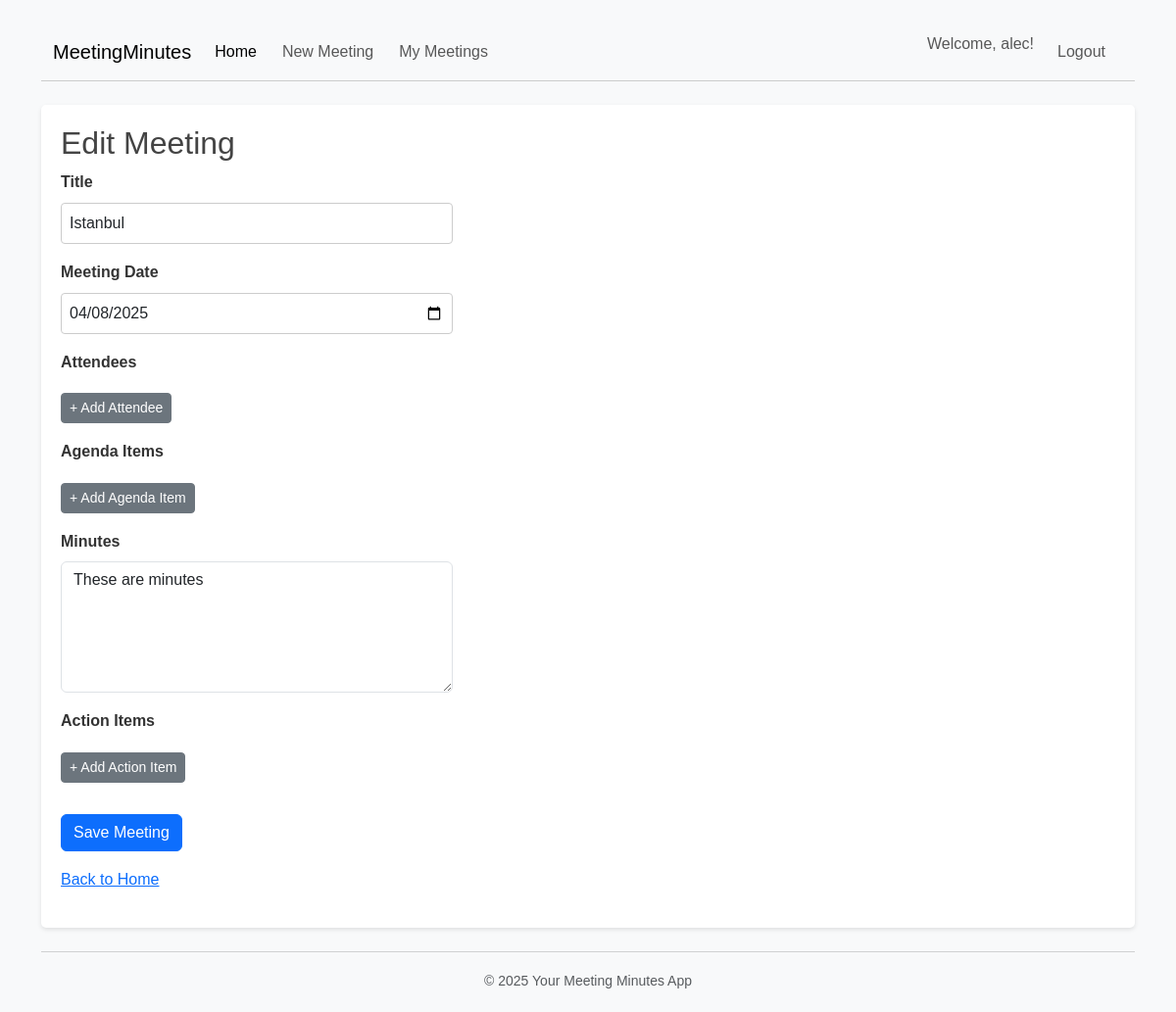
/meeting/1/edit (signed in), run on the app's committed database.
### app.py (models this page shows, shortened)
class User(db.Model, UserMixin):
    id = db.Column(db.Integer, primary_key=True)
    username = db.Column(db.String(20), unique=True, nullable=False)
    password_hash = db.Column(db.String(60), nullable=False)
    meetings = db.relationship('Meeting', backref='author', lazy=True)
    pass

class Meeting(db.Model):
    id = db.Column(db.Integer, primary_key=True)
    title = db.Column(db.String(100), nullable=False) # Meeting title, required
    meeting_date = db.Column(db.DateTime, nullable=False, default=datetime.datetime.utcnow)
    attendees = db.Column(db.Text, nullable=True) # Optional for now
    agenda = db.Column(db.Text, nullable=False) # Required
    minutes = db.Column(db.Text, nullable=True) # Optional
    action_items = db.Column(db.Text, nullable=True) # Optional
    date_posted = db.Column(db.DateTime, nullable=False, default=datetime.datetime.utcnow)
    user_id = db.Column(db.Integer, db.ForeignKey('user.id'), nullable=False)

### app.py (the view)
@app.route("/meeting/<int:meeting_id>/edit", methods=['GET', 'POST'])
@login_required
def edit_meeting(meeting_id):
    meeting = Meeting.query.get_or_404(meeting_id)
    if meeting.author != current_user:
        abort(403)
    form = MeetingForm()
    if form.validate_on_submit(): # Handle POST request
        agenda_list_from_form = form.agenda_items.data
        agenda_list_filtered = [item for item in agenda_list_from_form if isinstance(item, str) and item.strip()]
        agenda_json_string = json.dumps(agenda_list_filtered)
        attendees_list_from_form = form.attendees.data
        attendees_list_filtered = [item for item in attendees_list_from_form if isinstance(item, str) and item.strip()]
        attendees_json_string = json.dumps(attendees_list_filtered)
        action_items_data = form.action_items.data
        serializable_action_items = []
        for item in action_items_data:
            if isinstance(item.get('deadline'), datetime.date):
                item['deadline'] = item['deadline'].isoformat()
            serializable_action_items.append(item)
        action_items_json_string = json.dumps(serializable_action_items)
        meeting.title = form.title.data
        meeting.meeting_date = form.meeting_date.data
        meeting.attendees = attendees_json_string
        meeting.agenda = agenda_json_string
        meeting.minutes = form.minutes.data
        meeting.action_items = action_items_json_string
        db.session.commit()
        flash('Your meeting has been updated!', 'success')
        return redirect(url_for('meeting_detail', meeting_id=meeting.id))
    elif request.method == 'GET': # Handle GET request
        try:
            agenda_list = json.loads(meeting.agenda or '[]')
            if not isinstance(agenda_list, list): agenda_list = []
        except: agenda_list = []
        try:
            attendees_list = json.loads(meeting.attendees or '[]')
            if not isinstance(attendees_list, list): attendees_list = []
        except: attendees_list = []
        try:
            action_items_list = json.loads(meeting.action_items or '[]')
            if not isinstance(action_items_list, list): action_items_list = []
        except: action_items_list = []
        form.title.data = meeting.title
        form.meeting_date.data = meeting.meeting_date
        form.minutes.data = meeting.minutes
        print(f"FINAL CHECK [EDIT GET] - Passing action_items_list: {action_items_list}")
        return render_template('create_meeting.html', title='Edit Meeting', form=form, legend='Edit Meeting',
                               attendees_list=attendees_list,
                               agenda_list=agenda_list,
                               action_items_list=action_items_list) # Pass the list here
    return render_template('create_meeting.html', title='Edit Meeting', form=form, legend='Edit Meeting')

### app.py
class MeetingForm(FlaskForm):
    title = StringField('Title', validators=[DataRequired()])
    meeting_date = DateField('Meeting Date', format='%Y-%m-%d', validators=[DataRequired()])
    attendees = FieldList(StringField('Attendee'), min_entries=0, label='Attendees')
    agenda_items = FieldList(StringField('Agenda Item', validators=[DataRequired()]), min_entries=0, label='Agenda Items')
    minutes = TextAreaField('Minutes')
    action_items = FieldList(
        FormField(ActionItemForm), # Embed ActionItemForm using FormField
        min_entries=0,
        label='Action Items'
    )
    submit = SubmitField('Save Meeting')

### app.py (called while the page is built)
@login_manager.user_loader
def load_user(user_id):
    return User.query.get(int(user_id))

### templates/create_meeting.html (shortened to what this page needs)
{% extends 'base.html' %}
{% block content %}
    <h2>{{ legend }}</h2>
    <form method="POST" action="">
        <fieldset>
            <div class="mb-3">
                <label for="{{ form.title.id }}" class="form-label">{{ form.title.label.text }}</label>
                {{ form.title(class="form-control", size=30) }}
            </div>
            <div class="mb-3">
                <label for="{{ form.meeting_date.id }}" class="form-label">{{ form.meeting_date.label.text }}</label>
                {{ form.meeting_date(class="form-control") }}
            </div>
            <div class="mb-3">
                <label class="form-label">{{ form.attendees.label.text }}</label>
                <button type="button" id="add-attendee-button" class="btn btn-secondary btn-sm mt-1">+ Add Attendee</button>
            </div>
            <div class="mb-3">
                <label class="form-label">{{ form.agenda_items.label.text }}</label>
                <button type="button" id="add-agenda-item" class="btn btn-secondary btn-sm mt-1">+ Add Agenda Item</button>
            </div>
             <div class="mb-3">
                <label for="{{ form.minutes.id }}" class="form-label">{{ form.minutes.label.text }}</label>
                {{ form.minutes(rows=5, class="form-control") }}
            </div>
            <div class="mb-3">
                <label class="form-label">{{ form.action_items.label.text }}</label>
                <button type="button" id="add-action-item-button" class="btn btn-secondary btn-sm mt-1">+ Add Action Item</button>
            </div>
        </fieldset>
        <div class="mt-3">
             <button type="submit" class="btn btn-primary">{{ form.submit.label.text }}</button>
        </div>
    </form>
    <p class="mt-3"><a href="{{ url_for('index') }}">Back to Home</a></p>
{% endblock %}

### templates/base.html (shortened to what this page needs)
<!DOCTYPE html>
<html lang="en">
<head>
    <link href="https://cdn.jsdelivr.net/npm/bootstrap@5.3.3/dist/css/bootstrap.min.css" rel="stylesheet">
    <link rel="stylesheet" type="text/css" href="{{ url_for('static', filename='css/main.css') }}">
</head>
<body>
    <div class="container mt-4">
        <header>
            <nav class="navbar navbar-expand-lg navbar-light bg-light mb-4">
              <div class="container-fluid">
                <a class="navbar-brand" href="{{ url_for('index') }}">MeetingMinutes</a>
                <div class="collapse navbar-collapse" id="navbarNav">
                  <ul class="navbar-nav me-auto mb-2 mb-lg-0">
                    <li class="nav-item">
                      <a class="nav-link active" aria-current="page" href="{{ url_for('index') }}">Home</a>
                    </li>
                    {% if current_user.is_authenticated %}
                    <li class="nav-item">
                      <a class="nav-link" href="{{ url_for('new_meeting') }}">New Meeting</a>
                    </li>
                    <li class="nav-item">
                      <a class="nav-link" href="{{ url_for('meetings_list') }}">My Meetings</a>
                    </li>
                    {% endif %}
                  </ul>
                  <ul class="navbar-nav ms-auto mb-2 mb-lg-0">
                    {% if current_user.is_authenticated %}
                        <li class="nav-item">
                            <span class="navbar-text me-3">
                                Welcome, {{ current_user.username }}!
                            </span>
                        </li>
                         <li class="nav-item">
                            <a class="nav-link" href="{{ url_for('logout') }}">Logout</a>
                        </li>
                    {% endif %}
                  </ul>
                </div>
              </div>
            </nav>
        </header>
        <main role="main">
            {% block content %}{% endblock %}
        </main>
        <footer class="mt-4 text-center text-muted">
            <hr>
            <p><small>&copy; <span id="footer-year"></span> Your Meeting Minutes App</small></p>
        </footer>
    </div>
</body>
</html>

### static/css/main.css (style rules this page uses)
body { font-family: sans-serif; margin: 20px; line-height: 1.6; background-color: #f8f9fa; color: #333; }
header nav { margin-bottom: 15px; padding-bottom: 10px; border-bottom: 1px solid #ccc; }
header nav a { text-decoration: none; color: #007bff; margin-right: 10px; }
header nav span { margin-right: 10px; color: #555; }
main { background-color: #ffffff; padding: 20px; border-radius: 5px; box-shadow: 0 2px 4px rgba(0,0,0,0.1); }
h1, h2, h3 { color: #444; }
form div { margin-bottom: 15px; }
form label { display: block; margin-bottom: 5px; font-weight: bold; }
input[type="text"], input[type="password"], input[type="date"], textarea { padding: 8px; border: 1px solid #ccc; border-radius: 4px; width: 95%; max-width: 400px; }
textarea { min-height: 80px; }
footer { margin-top: 30px; text-align: center; color: #777; }

### data on the page
User: username "alec"
Meeting: title "Istanbul", meeting_date "04/08/2025", minutes "These are minutes"

### other printed values
{{ legend }} "Edit Meeting"
